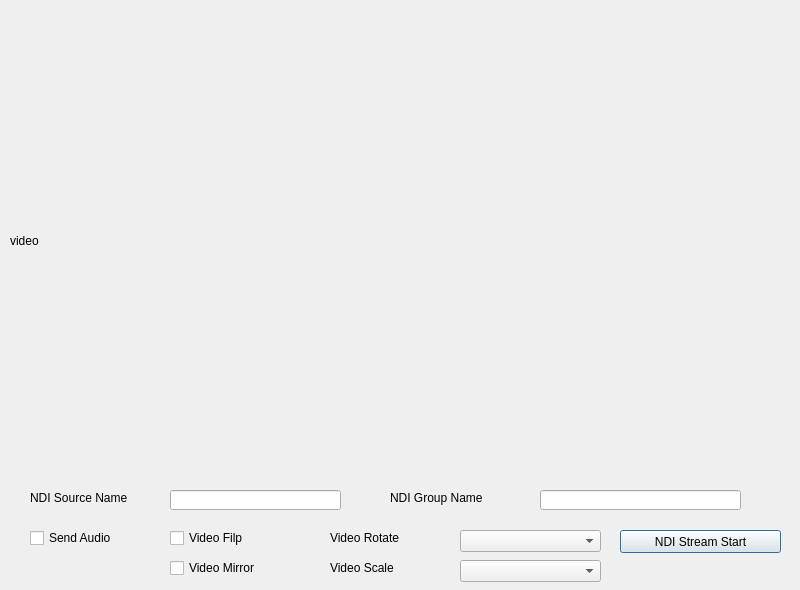
<?xml version="1.0" encoding="UTF-8"?>
<ui version="4.0">
 <class>Dialog</class>
 <widget class="QDialog" name="Dialog">
  <property name="geometry">
   <rect>
    <x>0</x>
    <y>0</y>
    <width>800</width>
    <height>590</height>
   </rect>
  </property>
  <property name="windowTitle">
   <string>Dialog</string>
  </property>
  <widget class="QLabel" name="video">
   <property name="geometry">
    <rect>
     <x>10</x>
     <y>10</y>
     <width>781</width>
     <height>461</height>
    </rect>
   </property>
   <property name="text">
    <string>video</string>
   </property>
  </widget>
  <widget class="QLabel" name="label">
   <property name="geometry">
    <rect>
     <x>30</x>
     <y>490</y>
     <width>121</width>
     <height>16</height>
    </rect>
   </property>
   <property name="text">
    <string>NDI Source Name</string>
   </property>
  </widget>
  <widget class="QLineEdit" name="source">
   <property name="geometry">
    <rect>
     <x>170</x>
     <y>490</y>
     <width>171</width>
     <height>20</height>
    </rect>
   </property>
  </widget>
  <widget class="QLabel" name="label_2">
   <property name="geometry">
    <rect>
     <x>390</x>
     <y>490</y>
     <width>141</width>
     <height>16</height>
    </rect>
   </property>
   <property name="text">
    <string>NDI Group Name</string>
   </property>
  </widget>
  <widget class="QLineEdit" name="group">
   <property name="geometry">
    <rect>
     <x>540</x>
     <y>490</y>
     <width>201</width>
     <height>20</height>
    </rect>
   </property>
  </widget>
  <widget class="QCheckBox" name="audio">
   <property name="geometry">
    <rect>
     <x>30</x>
     <y>530</y>
     <width>111</width>
     <height>16</height>
    </rect>
   </property>
   <property name="text">
    <string>Send Audio</string>
   </property>
  </widget>
  <widget class="QCheckBox" name="flip">
   <property name="geometry">
    <rect>
     <x>170</x>
     <y>530</y>
     <width>121</width>
     <height>16</height>
    </rect>
   </property>
   <property name="text">
    <string>Video Filp</string>
   </property>
  </widget>
  <widget class="QCheckBox" name="mirror">
   <property name="geometry">
    <rect>
     <x>170</x>
     <y>560</y>
     <width>121</width>
     <height>16</height>
    </rect>
   </property>
   <property name="text">
    <string>Video Mirror</string>
   </property>
  </widget>
  <widget class="QLabel" name="label_3">
   <property name="geometry">
    <rect>
     <x>330</x>
     <y>530</y>
     <width>111</width>
     <height>16</height>
    </rect>
   </property>
   <property name="text">
    <string>Video Rotate</string>
   </property>
  </widget>
  <widget class="QLabel" name="label_4">
   <property name="geometry">
    <rect>
     <x>330</x>
     <y>560</y>
     <width>111</width>
     <height>16</height>
    </rect>
   </property>
   <property name="text">
    <string>Video Scale</string>
   </property>
  </widget>
  <widget class="QComboBox" name="rotate">
   <property name="geometry">
    <rect>
     <x>460</x>
     <y>530</y>
     <width>141</width>
     <height>22</height>
    </rect>
   </property>
  </widget>
  <widget class="QComboBox" name="scale">
   <property name="geometry">
    <rect>
     <x>460</x>
     <y>560</y>
     <width>141</width>
     <height>22</height>
    </rect>
   </property>
  </widget>
  <widget class="QPushButton" name="stream">
   <property name="geometry">
    <rect>
     <x>620</x>
     <y>530</y>
     <width>161</width>
     <height>23</height>
    </rect>
   </property>
   <property name="text">
    <string>NDI Stream Start</string>
   </property>
  </widget>
 </widget>
 <resources/>
 <connections/>
</ui>
